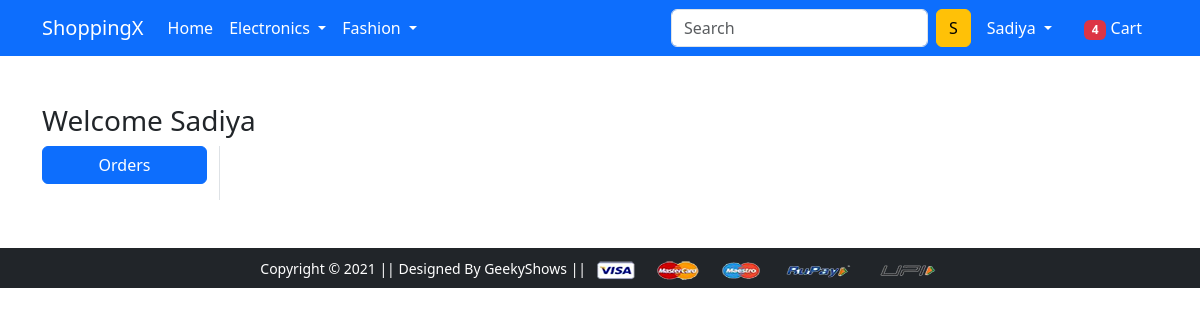
/orders/ (signed in), run on an earlier commit of the app's database.
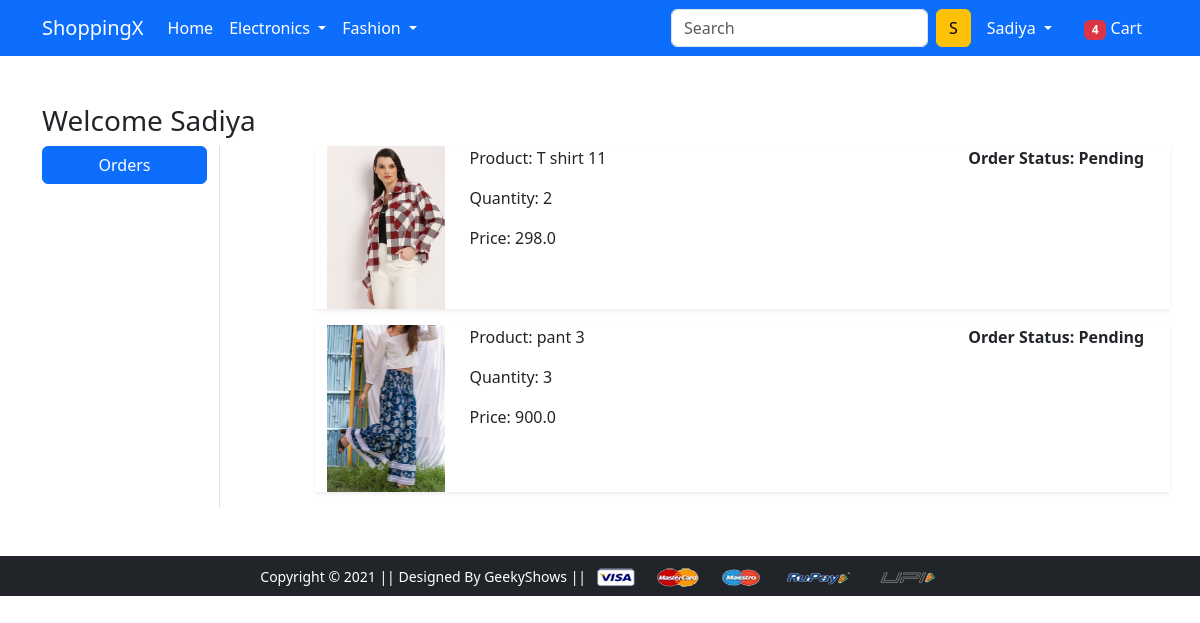
And on a later commit of the database.
### app/models.py (models this page shows, shortened)
class OrderPlaced(models.Model):
    user = models.ForeignKey(User, on_delete=models.CASCADE)
    customer = models.ForeignKey(Customer, on_delete=models.CASCADE)
    product = models.ForeignKey(Product, on_delete=models.CASCADE)
    quantity = models.PositiveBigIntegerField(default=1)
    ordered_date = models.DateTimeField(auto_now_add=True)
    status = models.CharField(max_length=50, choices=STATUS_CHOICES, default='Pending')
    @property
    def total_cost(self):
        return self.quantity * self.product.discounted_price

class Product(models.Model):
    title = models.CharField(max_length=100)
    selling_price = models.FloatField()
    discounted_price = models.FloatField()
    description = models.TextField()
    brand = models.CharField(max_length=100)
    category = models.CharField(choices=CATEGORY_CHOICES, max_length=2)
    product_image = models.ImageField(upload_to='productimg')

### app/views.py (the view)
# urls.py: path('orders/', views.orders, name='orders'),
def orders(request):
 op = OrderPlaced.objects.filter(user=request.user)
 return render(request, 'app/orders.html', {'order_placed':op})

### app/templates/app/orders.html (shortened to what this page needs)
{% extends 'app/base.html' %}
{% load static %}
{% block main-content %}
<div class="container my-5">
 <div class="row">
 <h3>Welcome {{request.user.username|capfirst}}</h3>
  <div class="col-sm-2 border-end">
   <ul class="list-unstyled">
    <li class="d-grid"><a href="{% url 'orders' %}" class="btn btn-primary">Orders</a></li>
   </ul>
  </div>
  <div class="col-sm-9 offset-sm-1">
    {% for op in order_placed %}
   <div class="row shadow-sm mb-3">
    <div class="col-sm-2">
        <img src="{{op.product.product_image.url}}" alt="" srcset="" class="img-fluid" height="150" width="150">
    </div>
    <div class="col-sm-7">
        <p>Product: {{op.product.title}}</p>
        <p>Quantity: {{op.quantity}}</p>
        <p>Price: {{op.total_cost}}</p>
    </div>
    <div class="col-sm-3 fw-bold">
        <p >Order Status: {{op.status}}</p>
    </div>
   </div>
   {% endfor %}
  </div>
 </div>
</div>
{% endblock main-content %}

What changed in the data, as far as the page shows it:
added OrderPlaced: product.product_image (picture), product "T shirt 11", quantity "2", total_cost "298.0", status "Pending"
added OrderPlaced: product.product_image (picture), product "pant 3", quantity "3", total_cost "900.0", status "Pending"
